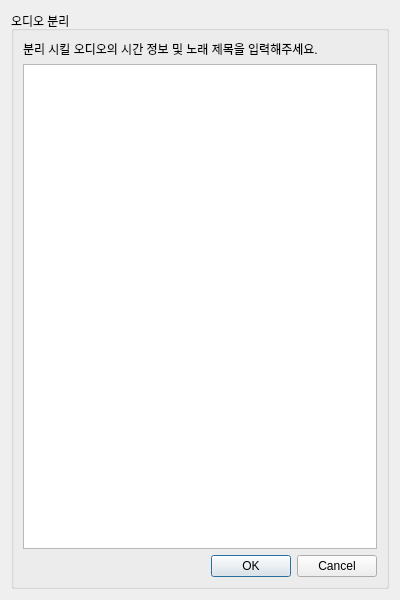
<?xml version="1.0" encoding="UTF-8"?>
<ui version="4.0">
 <class>AudioDivideWindow</class>
 <widget class="QDialog" name="AudioDivideWindow">
  <property name="geometry">
   <rect>
    <x>0</x>
    <y>0</y>
    <width>400</width>
    <height>600</height>
   </rect>
  </property>
  <property name="windowTitle">
   <string>Dialog</string>
  </property>
  <layout class="QGridLayout" name="gridLayout">
   <item row="0" column="0">
    <widget class="QGroupBox" name="groupBox">
     <property name="title">
      <string>오디오 분리</string>
     </property>
     <layout class="QVBoxLayout" name="verticalLayout">
      <item>
       <widget class="QLabel" name="label_2">
        <property name="text">
         <string>분리 시킬 오디오의 시간 정보 및 노래 제목을 입력해주세요.</string>
        </property>
        <property name="wordWrap">
         <bool>true</bool>
        </property>
       </widget>
      </item>
      <item>
       <widget class="QTextEdit" name="textEdit"/>
      </item>
      <item>
       <widget class="QDialogButtonBox" name="buttonBox">
        <property name="standardButtons">
         <set>QDialogButtonBox::Cancel|QDialogButtonBox::Ok</set>
        </property>
       </widget>
      </item>
     </layout>
    </widget>
   </item>
  </layout>
 </widget>
 <resources/>
 <connections/>
</ui>
